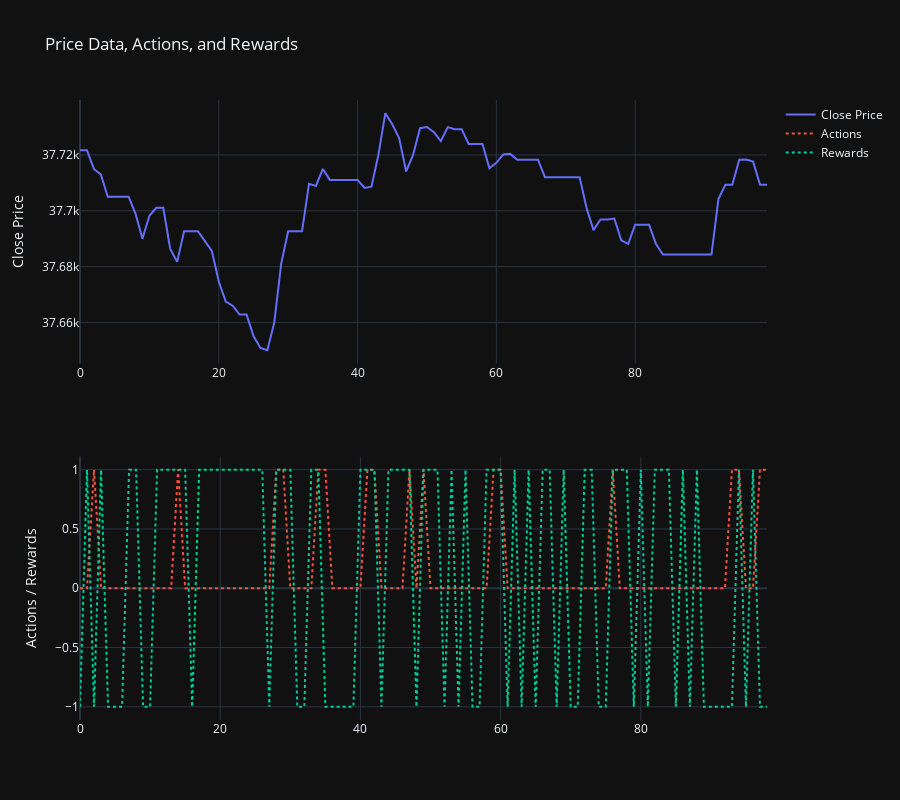

The cell this chart's notebook holds for it:
### Markdown cell above
Step 5: Visualizing the Results

### Code cell
import plotly.graph_objects as go
from plotly.subplots import make_subplots

def plot_results(data, actions, rewards):
    # Create a subplot
    fig = make_subplots(rows=2, cols=1)

    # Plotting price data
    fig.add_trace(
        go.Scatter(x=data.index, y=data['close'], mode='lines', name='Close Price'),
        row=1, col=1
    )

    # Plotting actions
    fig.add_trace(
        go.Scatter(x=data.index, y=actions, mode='lines', name='Actions', line=dict(width=2, dash='dot')),
        row=2, col=1
    )

    # Plotting rewards
    fig.add_trace(
        go.Scatter(x=data.index, y=rewards, mode='lines', name='Rewards', line=dict(width=2, dash='dot')),
        row=2, col=1
    )

    # Update layout
    fig.update_layout(
        height=800, width=None, title_text="Price Data, Actions, and Rewards",
        template="plotly_dark",
        autosize=True
    )
    fig.update_yaxes(title_text="Close Price", row=1, col=1)
    fig.update_yaxes(title_text="Actions / Rewards", row=2, col=1)

    fig.show()

# Example usage
plot_results(df, actions, rewards)

### Figure 1 — Plotly figure (JSON) as saved in the notebook; plotly's stock layout.template omitted (floating-point values rounded to 4 significant figures)
{"data": [{"mode": "lines", "name": "Close Price", "type": "scatter", "x": [0, 1, 2, 3, 4, 5, 6, 7, 8, 9, 10, 11, 12, 13, 14, 15, 16, 17, 18, 19, 20, 21, 22, 23, 24, 25, 26, 27, 28, 29, 30, 31, 32, 33, 34, 35, 36, 37, 38, 39, 40, 41, 42, 43, 44, 45, 46, 47, 48, 49, 50, 51, 52, 53, 54, 55, 56, 57, 58, 59, 60, 61, 62, 63, 64, 65, 66, 67, 68, 69, 70, 71, 72, 73, 74, 75, 76, 77, 78, 79, 80, 81, 82, 83, 84, 85, 86, 87, 88, 89, 90, 91, 92, 93, 94, 95, 96, 97, 98, 99], "xaxis": "x", "y": [37720.0, 37720.0, 37710.0, 37710.0, 37710.0, 37710.0, 37710.0, 37710.0, 37699, 37690.0, 37700.0, 37700.0, 37700.0, 37690.0, 37680.0, 37690.0, 37690.0, 37690.0, 37690.0, 37690.0, 37670.0, 37670.0, 37670.0, 37660.0, 37660.0, 37660.0, 37650.0, 37650.0, 37660, 37680.0, 37690.0, 37690.0, 37690.0, 37710.0, 37710.0, 37715, 37710.0, 37710.0, 37710.0, 37710.0, 37710.0, 37710.0, 37710.0, 37720, 37730.0, 37730.0, 37730.0, 37710.0, 37720.0, 37730.0, 37730, 37730.0, 37725, 37730.0, 37730.0, 37730.0, 37720.0, 37720.0, 37720.0, 37720.0, 37720.0, 37720.0, 37720.0, 37720.0, 37720.0, 37720.0, 37720.0, 37710.0, 37710.0, 37710.0, 37710.0, 37710.0, 37710.0, 37700.0, 37690.0, 37700.0, 37700.0, 37700.0, 37690.0, 37690.0, 37700.0, 37700.0, 37700.0, 37690.0, 37680.0, 37680.0, 37680.0, 37680.0, 37680.0, 37680.0, 37680.0, 37680.0, 37700.0, 37710.0, 37710.0, 37720.0, 37720.0, 37720.0, 37710.0, 37710.0], "yaxis": "y"}, {"line": {"dash": "dot", "width": 2}, "mode": "lines", "name": "Actions", "type": "scatter", "x": [0, 1, 2, 3, 4, 5, 6, 7, 8, 9, 10, 11, 12, 13, 14, 15, 16, 17, 18, 19, 20, 21, 22, 23, 24, 25, 26, 27, 28, 29, 30, 31, 32, 33, 34, 35, 36, 37, 38, 39, 40, 41, 42, 43, 44, 45, 46, 47, 48, 49, 50, 51, 52, 53, 54, 55, 56, 57, 58, 59, 60, 61, 62, 63, 64, 65, 66, 67, 68, 69, 70, 71, 72, 73, 74, 75, 76, 77, 78, 79, 80, 81, 82, 83, 84, 85, 86, 87, 88, 89, 90, 91, 92, 93, 94, 95, 96, 97, 98, 99], "xaxis": "x2", "y": [0, 0, 1, 0, 0, 0, 0, 0, 0, 0, 0, 0, 0, 0, 1, 0, 0, 0, 0, 0, 0, 0, 0, 0, 0, 0, 0, 0, 1, 1, 0, 0, 0, 0, 1, 1, 0, 0, 0, 0, 0, 1, 1, 0, 0, 0, 0, 1, 0, 1, 0, 0, 0, 0, 0, 0, 0, 0, 0, 1, 1, 0, 0, 0, 0, 0, 0, 0, 0, 0, 0, 0, 0, 0, 0, 0, 1, 0, 0, 0, 0, 0, 0, 0, 0, 0, 0, 0, 0, 0, 0, 0, 0, 1, 1, 0, 0, 1, 1], "yaxis": "y2"}, {"line": {"dash": "dot", "width": 2}, "mode": "lines", "name": "Rewards", "type": "scatter", "x": [0, 1, 2, 3, 4, 5, 6, 7, 8, 9, 10, 11, 12, 13, 14, 15, 16, 17, 18, 19, 20, 21, 22, 23, 24, 25, 26, 27, 28, 29, 30, 31, 32, 33, 34, 35, 36, 37, 38, 39, 40, 41, 42, 43, 44, 45, 46, 47, 48, 49, 50, 51, 52, 53, 54, 55, 56, 57, 58, 59, 60, 61, 62, 63, 64, 65, 66, 67, 68, 69, 70, 71, 72, 73, 74, 75, 76, 77, 78, 79, 80, 81, 82, 83, 84, 85, 86, 87, 88, 89, 90, 91, 92, 93, 94, 95, 96, 97, 98, 99], "xaxis": "x2", "y": [-1, 1, -1, 1, -1, -1, -1, 1, 1, -1, -1, 1, 1, 1, 1, 1, -1, 1, 1, 1, 1, 1, 1, 1, 1, 1, 1, -1, 1, 1, 1, -1, -1, 1, 1, -1, -1, -1, -1, -1, 1, 1, 1, -1, 1, 1, 1, 1, -1, 1, 1, 1, -1, 1, -1, 1, -1, -1, 1, 1, 1, -1, 1, -1, 1, -1, 1, 1, -1, 1, -1, -1, 1, 1, -1, -1, 1, 1, 1, -1, 1, -1, 1, 1, 1, -1, 1, -1, 1, -1, -1, -1, -1, -1, 1, -1, 1, -1, -1], "yaxis": "y2"}], "layout": {"autosize": true, "height": 800, "title": {"text": "Price Data, Actions, and Rewards"}, "xaxis": {"anchor": "y", "domain": [0, 1]}, "xaxis2": {"anchor": "y2", "domain": [0, 1]}, "yaxis": {"anchor": "x", "domain": [0.575, 1], "title": {"text": "Close Price"}}, "yaxis2": {"anchor": "x2", "domain": [0, 0.425], "title": {"text": "Actions / Rewards"}}}}
